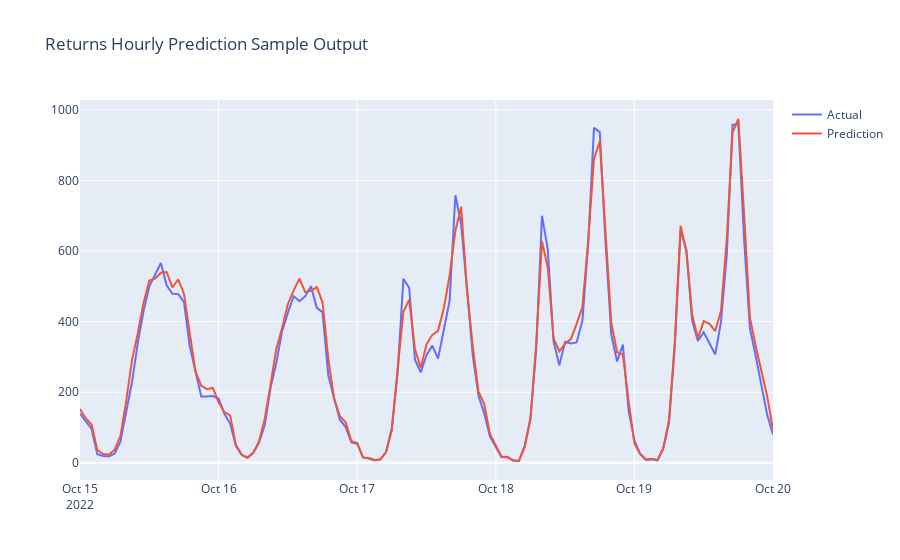

Notebook source saved alongside this figure:
### Code cell
hourly_fig_returns.update_layout(title="Returns Hourly Prediction Sample Output")
